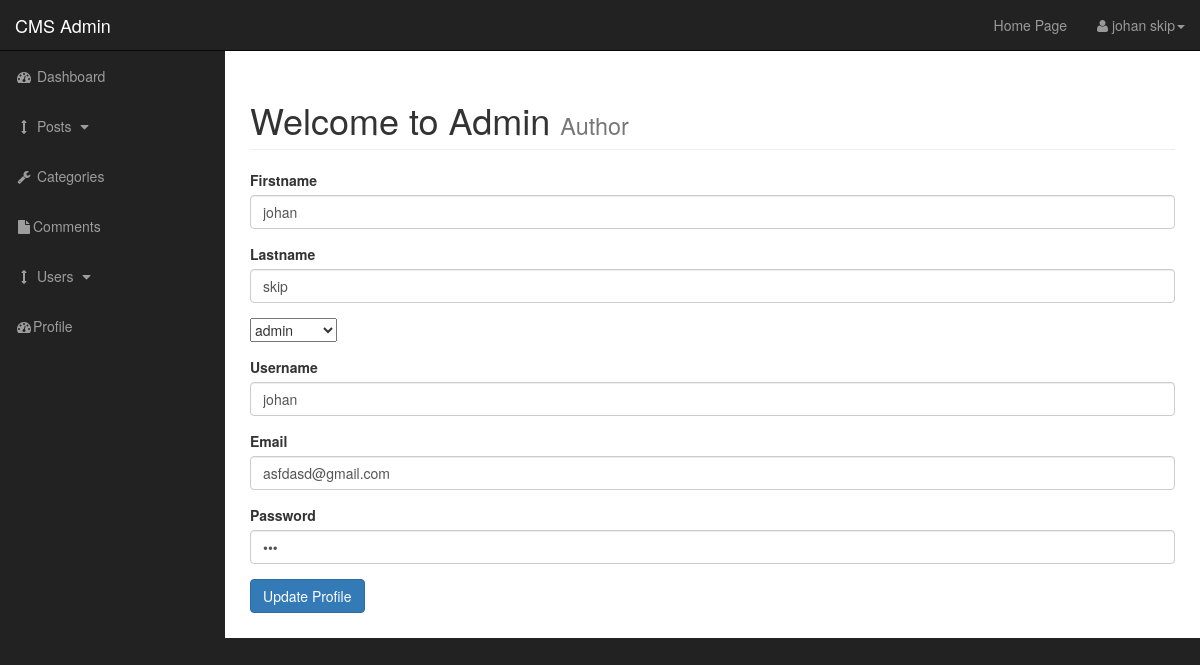
The page /admin/profile.php (signed in) on the database its author committed.
### tables this page shows
CREATE TABLE `users` (
  `user_id` int(3) NOT NULL,
  `username` varchar(255) NOT NULL,
  `user_password` varchar(255) NOT NULL,
  `user_firstname` varchar(255) NOT NULL,
  `user_lastname` varchar(255) NOT NULL,
  `user_email` varchar(255) NOT NULL,
  `user_image` text NOT NULL,
  `user_role` varchar(255) NOT NULL,
  `randSalt` varchar(255) NOT NULL
);

### admin/profile.php (the view, shortened to what this page needs)
<?php include "includes/admin_header.php";  ?>
<?php
if(isset($_SESSION['username'])){
$username = $_SESSION['username'];
$query = "SELECT * FROM users WHERE username = '$username' ";
$select_user_profile = mysqli_query($connection,$query);
while($row = mysqli_fetch_array($select_user_profile)){
    $username =  $row['username'];
    $user_password =  $row['user_password'];
    $user_firstname =  $row['user_firstname'];
    $user_lastname =  $row['user_lastname'];
    $user_email =  $row['user_email'];
    $user_role =  $row['user_role'];
}
}
?>
    <div id="wrapper">
        <?php   include "includes/admin_navigation.php";  ?>
        <div id="page-wrapper">
            <div class="container-fluid">
                <div class="row">
                    <div class="col-lg-12">
                        <h1 class="page-header">
                            Welcome to Admin
                            <small>Author</small>
                        </h1>
                        <form action="" method="post" enctype="multipart/form-data">
<div class="form-group">
<label for="user_firstname">Firstname</label>
<input type="text" value="<?php echo $user_firstname; ?>" class="form-control" name="user_firstname">
</div>
<div class="form-group">
<label for="user_lastname">Lastname</label>
<input type="text" value="<?php echo $user_lastname ?>" class="form-control" name="user_lastname">
</div>
<div class="form-group">
<select name="user_role" id="user_role">
<option value='subscriber'><?php echo $user_role; ?>  </option>
</select>
</div>
<div class="form-group">
<label for="username">Username</label>
<input type="text" value="<?php echo $username ?>" class="form-control" name="username">
</div>
<div class="form-group">
<label for="user_email">Email</label>
<input type="email" value="<?php echo $user_email ?>" class="form-control" name="user_email">
</div>
<div class="form-group">
<label for="user_password">Password</label>
<input type="password" value="<?php echo $user_password?>" class="form-control" name="user_password">
</div>
<div class="form-group">
<input class="btn btn-primary" type="submit" name="edit_user" value="Update Profile">
</div>
</form>
                        </div>
                        </div>
                </div>
            </div>
        </div>
    <?php  include "includes/admin_footer.php"; ?>

### admin/css/sb-admin.css (style rules this page uses)
#wrapper { padding-left: 0; }
#page-wrapper { width: 100%; padding: 0; background-color: #fff; }
@media (min-width:768px) { #wrapper { padding-left: 225px; } }
@media (min-width:768px) { #page-wrapper { padding: 10px; } }

### rows shown on the page
users: user_firstname "johan", user_lastname "skip", user_role "admin", username "johan", user_email "asfdasd@gmail.com"

### other values the page prints
$_SESSION['firstname'] "johan"
$_SESSION['lastname'] "skip"
